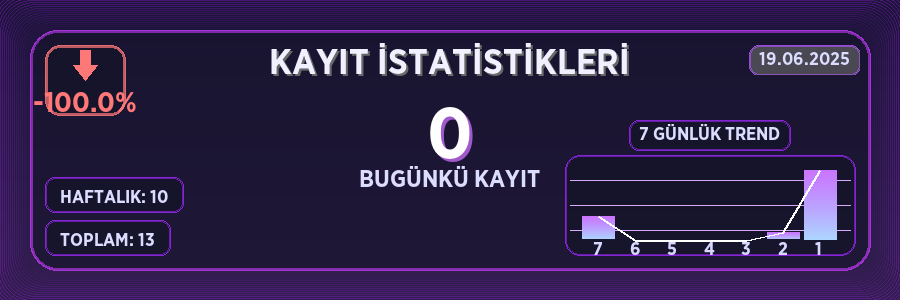
#> input picture images/register_card_0ebcf59e-09f6-4d32-a09f-783248c77207.png, 900 x 300 px; its folder holds only this picture in this run
$ python -i spin.py   (imports and definitions only)
#> lines starting #> are read from the running program, lines starting #| are printed output that depends on the picture
#> further down, picture is the input picture: PIL image 900x300 RGBA; mean R, G, B, A 47.1, 32.7, 73.6, 252.4
import discord
from discord.ext import commands
import random
import asyncio
import io
import os
import logging
from datetime import datetime, timedelta
from PIL import Image, ImageDraw, ImageFont, ImageFilter, ImageColor, ImageOps, ImageChops, ImageEnhance
import math
import colorsys
import numpy as np

from utils.database import initialize_mongodb
from utils.community.turkoyto.xp_manager import XPManager

def add_glow(img, amount=3, color=(255, 0, 255)):
    """Add neon glow effect to an image"""
#> called with amount = 3, color = (255, 0, 255)
    alpha = img.getchannel('A')
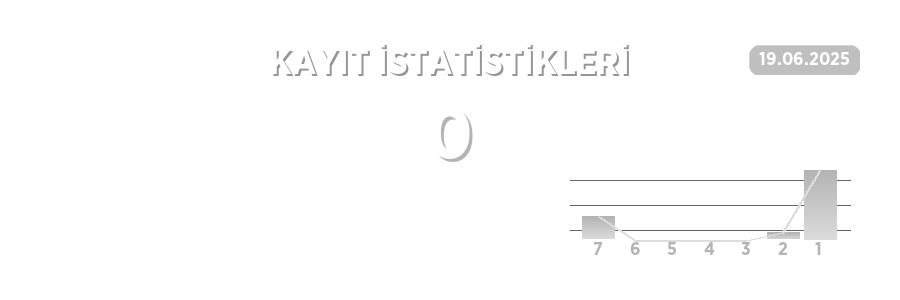
#> alpha: PIL image 900x300 L; min 100, max 255, mean 252.4
    glow = Image.new('RGBA', img.size, color + (0,))
    glow.putalpha(alpha)
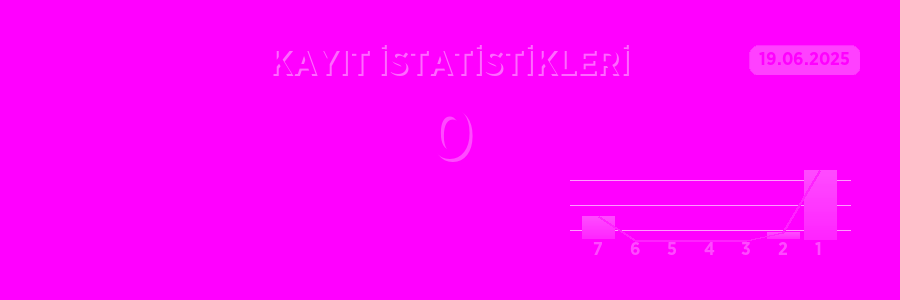
#> glow: PIL image 900x300 RGBA; mean R, G, B, A 255, 0, 255, 252.4; transparent parts drawn white
    for i in range(amount):
        glow = glow.filter(ImageFilter.GaussianBlur(5))
#> this loop made 3 passes
#> pass 1, in add_glow, `glow = glow.filter(ImageFilter.GaussianBlur(5))`:
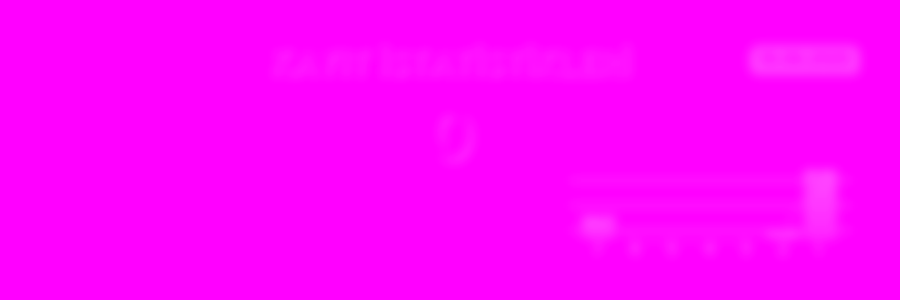
#> glow: PIL image 900x300 RGBA; mean R, G, B, A 255, 0, 255, 252.4; transparent parts drawn white
    enhancer = ImageEnhance.Brightness(glow)
    glow = enhancer.enhance(1.5)
    result = ImageChops.composite(img, glow, glow)
    return result

# [25 lines left out: functions create_gradient, draw_grid, not called in this run]

logger = logging.getLogger('spin_cog')
# [1 line not run here, left out]
handler = logging.FileHandler(filename='logs/spin.log', encoding='utf-8', mode='a')
# [2 lines not run here, left out]

# [337 lines that did not run here, left out]

# [254 lines that did not run here, left out]

# [5 lines not run here, left out]

>>> from PIL import Image
>>> picture = Image.open('../images/register_card_0ebcf59e-09f6-4d32-a09f-783248c77207.png')
>>> result = add_glow(picture)

$ run again, on images/register_card_1ca7ff2c-39d6-4cab-b944-ea53cf31a0b3.png
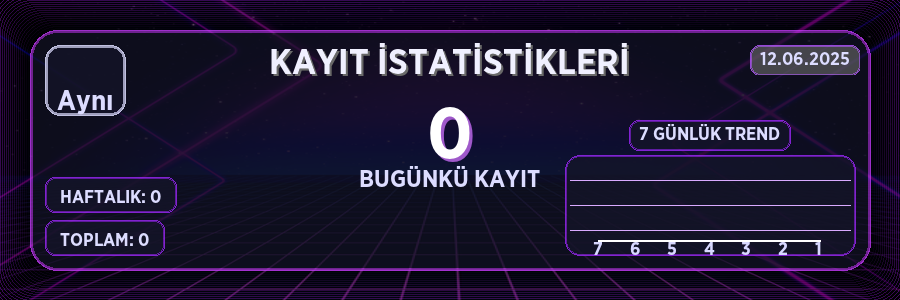
#> input picture images/register_card_1ca7ff2c-39d6-4cab-b944-ea53cf31a0b3.png, 900 x 300 px
#> picture is the input picture: PIL image 900x300 RGBA; mean R, G, B, A 30, 22, 49.6, 253
#> in add_glow, `alpha = img.getchannel('A')`:
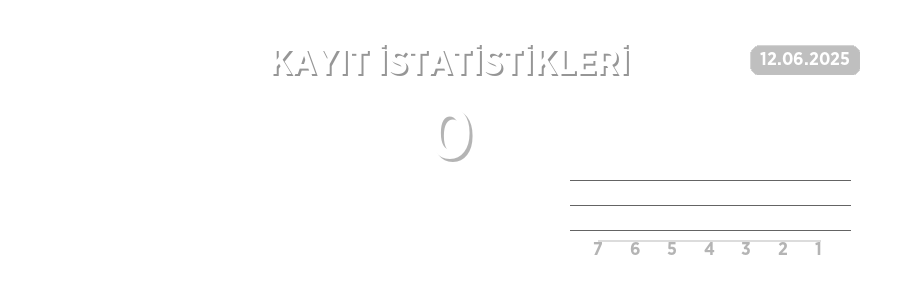
#> alpha: PIL image 900x300 L; min 100, max 255, mean 253
#> the loop in add_glow, `for i in range(amount):` made 3 passes
#> pass 1, in add_glow, `glow = glow.filter(ImageFilter.GaussianBlur(5))`:
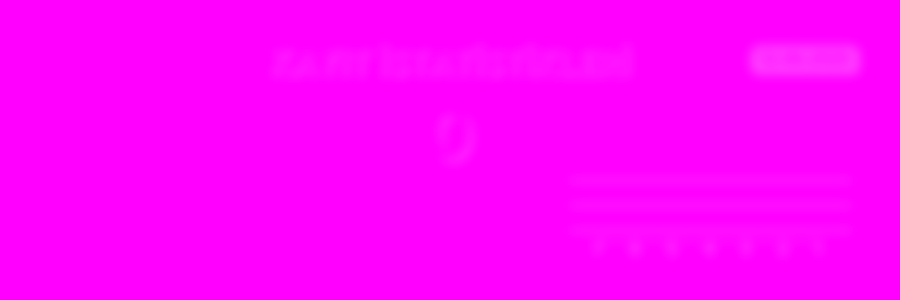
#> glow: PIL image 900x300 RGBA; mean R, G, B, A 255, 0, 255, 253; transparent parts drawn white
